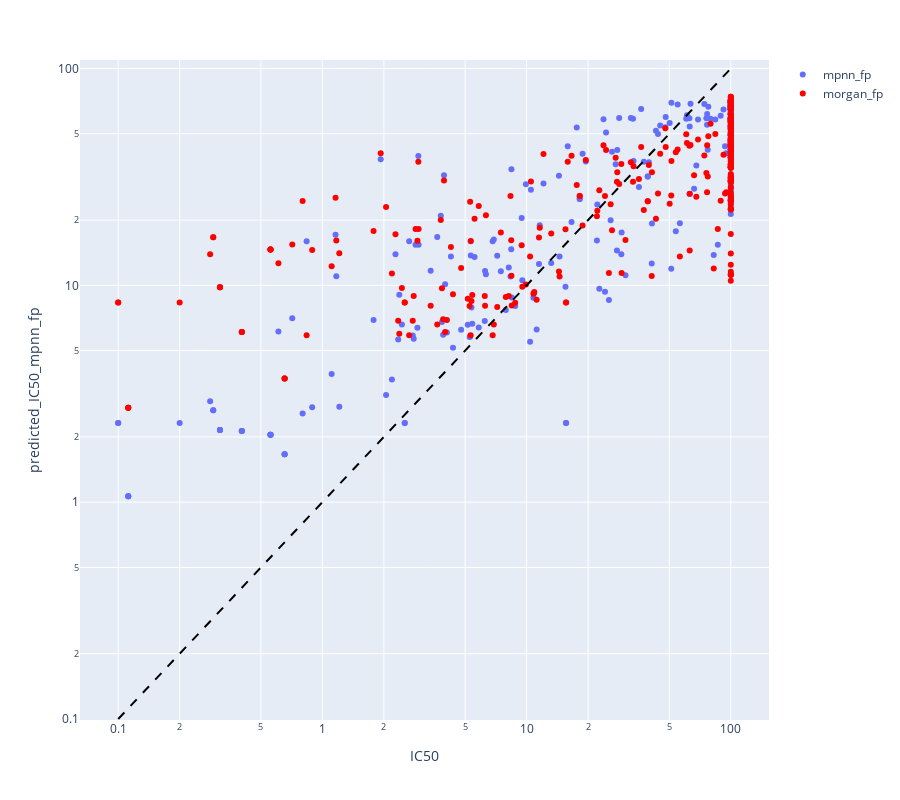

This figure's notebook cell:
### Code cell
import plotly.express as px
import molplotly

df_training_set['predicted_IC50_mpnn_fp'] = np.power(10, -(df_training_set['mpnn_pred_mean']-6))
df_training_set['predicted_IC50_morgan_fp'] = np.power(10, -(df_training_set['morgan_pred_mean']-6))

fig_scatter = px.scatter(df_training_set.query('df != "new"'),
                         x='IC50',
                         y='predicted_IC50_mpnn_fp',
                         log_x=True,
                         log_y=True,
                         height=800,
                         title='IC50 predictions for all molecules')
fig_scatter_morgan = px.scatter(df_training_set.query('df != "new"'),
                         x='IC50',
                         y='predicted_IC50_morgan_fp',
                         color_discrete_sequence=['red'],
                         log_x=True,
                         log_y=True)

fig_scatter['data'][0]['showlegend']=True
fig_scatter['data'][0]['name'] = 'mpnn_fp'
fig_scatter_morgan['data'][0]['showlegend']=True
fig_scatter_morgan['data'][0]['name']='morgan_fp'

fig_scatter.add_trace(fig_scatter_morgan.data[0])
fig_scatter.add_shape(type='line', 
                      x0=0.1,
                      x1=100,
                      y0=0.1,
                      y1=100,
                      line=dict(color='black', dash='dash'))
fig_scatter.show()

# fig_strip = px.strip(df_all,
#                      y='IC50',
#                      hover_name='SMILES',
#                      log_y=True,
#                      width=1000,
#                      height=800)

# fig_strip.show()
# app_strip = molplotly.add_molecules(fig=fig_strip,
#                                     df=df_all,
#                                     smiles_col='SMILES',
#                                     title_col='SMILES',
#                                     wrap=True,
#                                     wraplen=25,
#                                     width=150,
#                                     show_coords=True)

# app_strip.run_server(port=8070)

### Figure 1 — Plotly figure (JSON) as saved in the notebook; plotly's stock layout.template omitted (floating-point values rounded to 4 significant figures; data arrays with more than 128 entries replaced by an {"elided": "..."} marker saying what was removed)
{"data": [{"hovertemplate": "IC50=%{x}<br>predicted_IC50_mpnn_fp=%{y}<extra></extra>", "legendgroup": "", "marker": {"color": "#636efa", "symbol": "circle"}, "mode": "markers", "name": "mpnn_fp", "orientation": "v", "showlegend": true, "type": "scatter", "x": {"elided": "319 float values"}, "xaxis": "x", "y": {"elided": "319 float values"}, "yaxis": "y"}, {"hovertemplate": "IC50=%{x}<br>predicted_IC50_morgan_fp=%{y}<extra></extra>", "legendgroup": "", "marker": {"color": "red", "symbol": "circle"}, "mode": "markers", "name": "morgan_fp", "orientation": "v", "showlegend": true, "type": "scatter", "x": {"elided": "319 float values"}, "xaxis": "x", "y": {"elided": "319 float values"}, "yaxis": "y"}], "layout": {"height": 800, "legend": {"tracegroupgap": 0}, "margin": {"t": 60}, "shapes": [{"line": {"color": "black", "dash": "dash"}, "type": "line", "x0": 0.1, "x1": 100, "y0": 0.1, "y1": 100}], "xaxis": {"anchor": "y", "domain": [0, 1], "title": {"text": "IC50"}, "type": "log"}, "yaxis": {"anchor": "x", "domain": [0, 1], "title": {"text": "predicted_IC50_mpnn_fp"}, "type": "log"}}}
